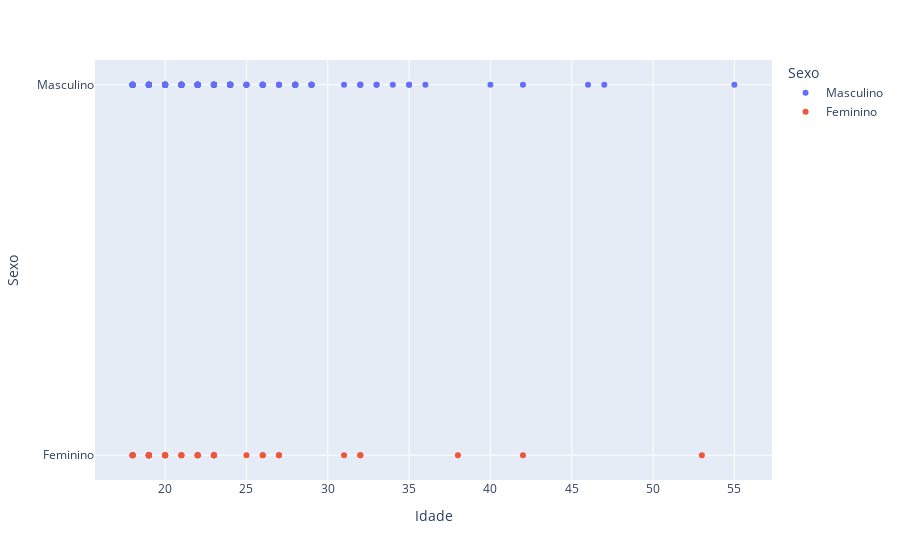

Notebook source saved alongside this figure:
### Markdown cell above
## Scatterplot of age

### Code cell
fig = px.scatter(active, x='Idade', y='Sexo', color='Sexo').show()

### Figure 1 — Plotly figure (JSON) as saved in the notebook; plotly's stock layout.template omitted (floating-point values rounded to 4 significant figures; data arrays with more than 128 entries replaced by an {"elided": "..."} marker saying what was removed)
{"data": [{"hovertemplate": "Sexo=%{y}<br>Idade=%{x}<extra></extra>", "legendgroup": "Masculino", "marker": {"color": "#636efa", "symbol": "circle"}, "mode": "markers", "name": "Masculino", "orientation": "h", "showlegend": true, "type": "scatter", "x": {"elided": "176 int values"}, "xaxis": "x", "y": {"elided": "176 str values"}, "yaxis": "y"}, {"hovertemplate": "Sexo=%{y}<br>Idade=%{x}<extra></extra>", "legendgroup": "Feminino", "marker": {"color": "#EF553B", "symbol": "circle"}, "mode": "markers", "name": "Feminino", "orientation": "h", "showlegend": true, "type": "scatter", "x": [19, 19, 53, 18, 20, 22, 18, 26, 22, 32, 19, 25, 19, 20, 19, 19, 19, 20, 26, 20, 42, 27, 22, 18, 23, 19, 31, 19, 21, 19, 23, 21, 23, 18, 23, 18, 32, 21, 20, 22, 38, 27, 19, 19], "xaxis": "x", "y": ["Feminino", "Feminino", "Feminino", "Feminino", "Feminino", "Feminino", "Feminino", "Feminino", "Feminino", "Feminino", "Feminino", "Feminino", "Feminino", "Feminino", "Feminino", "Feminino", "Feminino", "Feminino", "Feminino", "Feminino", "Feminino", "Feminino", "Feminino", "Feminino", "Feminino", "Feminino", "Feminino", "Feminino", "Feminino", "Feminino", "Feminino", "Feminino", "Feminino", "Feminino", "Feminino", "Feminino", "Feminino", "Feminino", "Feminino", "Feminino", "Feminino", "Feminino", "Feminino", "Feminino"], "yaxis": "y"}], "layout": {"legend": {"title": {"text": "Sexo"}, "tracegroupgap": 0}, "margin": {"t": 60}, "xaxis": {"anchor": "y", "domain": [0, 1], "title": {"text": "Idade"}}, "yaxis": {"anchor": "x", "categoryarray": ["Feminino", "Masculino"], "categoryorder": "array", "domain": [0, 1], "title": {"text": "Sexo"}}}}
